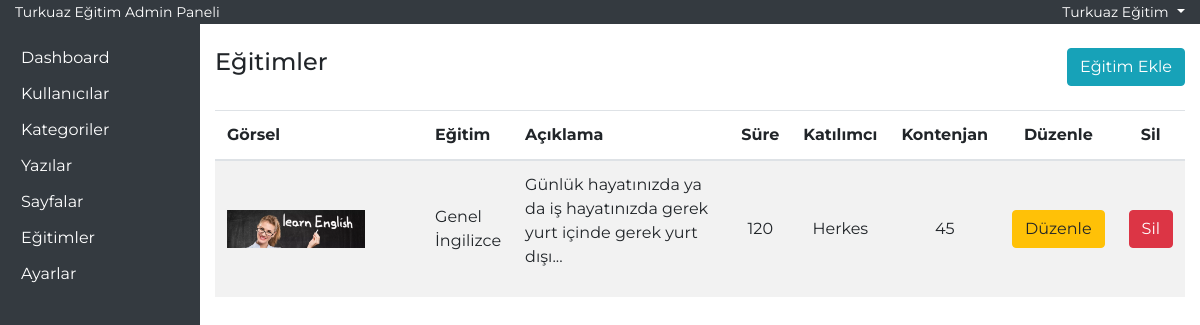
Before: /admin-yntm/egitimler.php (signed in) with the older database file.
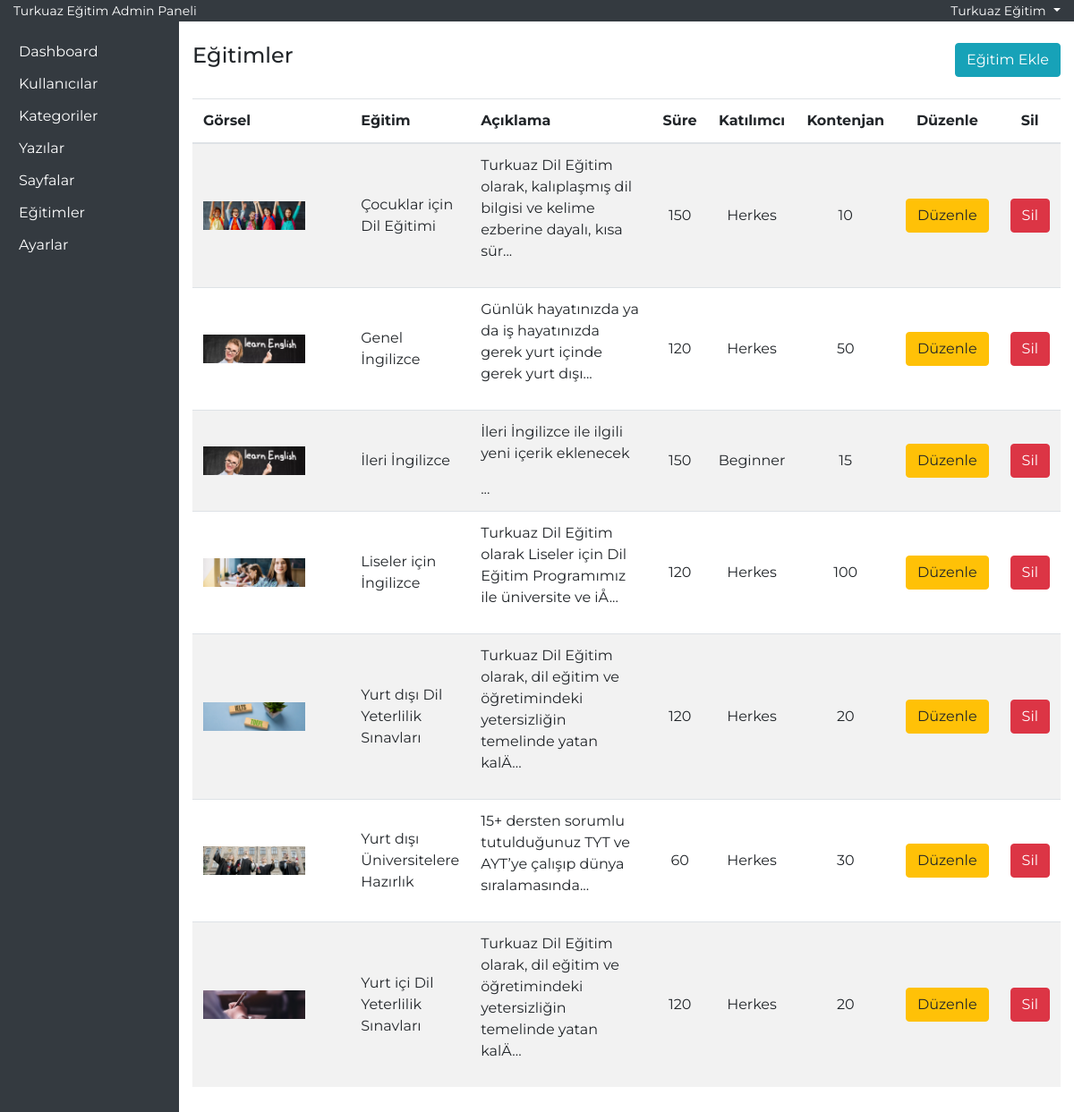
After: the same page with the newer database file.
### tables this page shows
CREATE TABLE IF NOT EXISTS `egitimler` (
  `id` int NOT NULL AUTO_INCREMENT,
  `egitimAdi` varchar(50) NOT NULL,
  `aciklama` text NOT NULL,
  `sure` int NOT NULL,
  `katilimci` varchar(25) NOT NULL,
  `kontenjan` int NOT NULL,
  `kategori` varchar(30) NOT NULL,
  `gorsel` varchar(100) NOT NULL,
  `video` varchar(150) NOT NULL,
  PRIMARY KEY (`id`)
);

### admin-yntm/egitimler.php (the view, shortened to what this page needs)
<?php
require_once('header.php');
?>
<div class="row">
    <div class="col-md-6">
        <h4>Eğitimler</h4>
    </div>
    <div class="col-md-6 text-right">
        <button type="button" class="btn btn-info" data-toggle="modal" data-target="#egitimekle">
            Eğitim Ekle
        </button>
    </div>
</div>
<section id="egitimList" class="mt-4">
    <div class="container-fluid">
        <div class="row">
            <div class="col-12 p-0">
                <table class="table table-striped">
                    <thead>
                        <tr>
                            <th>Görsel</th>
                            <th>Eğitim</th>
                            <th>Açıklama</th>
                            <th class="text-center">Süre</th>
                            <th class="text-center">Katılımcı</th>
                            <th class="text-center">Kontenjan</th>
                            <th class="text-center">Düzenle</th>
                            <th class="text-center">Sil</th>
                        </tr>
                    </thead>
                    <tbody>
                        <?php
                        $egitimList = $db->prepare('select * from egitimler order by egitimAdi asc');
                        $egitimList->execute();
                        if ($egitimList->rowCount()) {
                            foreach ($egitimList as $egitimListSatir) {
                        ?>
                                <tr>
                                    <td class="w-25"><img src="<?php echo $egitimListSatir['gorsel']; ?>" class="w-75"></td>
                                    <td><?php echo $egitimListSatir['egitimAdi']; ?></td>
                                    <td class="w-25"><?php echo substr($egitimListSatir['aciklama'], 0, 101); ?>...</td>
                                    <td class="text-center"><?php echo $egitimListSatir['sure']; ?></td>
                                    <td class="text-center"><?php echo $egitimListSatir['katilimci']; ?></td>
                                    <td class="text-center"><?php echo $egitimListSatir['kontenjan']; ?></td>
                                    <td class="text-center"><a href="egitimler.php?updateID=<?php echo $egitimListSatir['id']; ?>" class="btn btn-warning">Düzenle</a></td>
                                    <td class="text-center"><a href="egitimler.php?deleteID=<?php echo $egitimListSatir['id']; ?>" class="btn btn-danger">Sil</a></td>
                                </tr>
                        <?php
                            }
                        }
                        ?>
                    </tbody>
                </table>
            </div>
        </div>
    </div>
</section>
<?php require_once('footer.php'); ?>

### admin-yntm/header.php (shortened to what this page needs)
<!DOCTYPE html>
<html lang="tr">
<head>
    <link rel="stylesheet" href="../css/bootstrap.min.css">
    <link rel="stylesheet" href="../css/style.css">
</head>
<body>
    <section id="topBar" class="bg-dark text-white">
        <div class="container-fluid">
            <div class="row">
                <div class="col-md-6">
                    <small>Turkuaz Eğitim Admin Paneli</small>
                </div>
                <div class="col-md-6 text-right">
                    <div class="dropdown">
                        <a class="dropdown-toggle text-white" href="logout.php" role="button" data-toggle="dropdown" aria-expanded="false">
                            <small><?php echo $_SESSION['user']['adi']; ?></small>
                        </a>
                    </div>
                </div>
            </div>
        </div>
    </section>
    <section id="panel">
        <div class="container-fluid">
            <div class="row">
                <div class="col-md-2 bg-dark" style="min-height: 96.7vh;">
                    <ul class="list-group mt-3">
                        <li class="list-group-item"><a href="dashboard.php">Dashboard</a></li>
                        <li class="list-group-item"><a href="user.php">Kullanıcılar</a></li>
                        <li class="list-group-item"><a href="kategori.php">Kategoriler</a></li>
                        <li class="list-group-item"><a href="yazilar.php">Yazılar</a></li>
                        <li class="list-group-item"><a href="sayfalar.php">Sayfalar</a></li>
                        <li class="list-group-item"><a href="egitimler.php">Eğitimler</a></li>
                        <li class="list-group-item"><a href="ayarlar.php">Ayarlar</a></li>
                    </ul>
                </div>
                <div class="col-md-10 py-4">

### admin-yntm/footer.php (shortened to what this page needs)
</div>
            </div>
        </div>
    </section>
</body>
</html>

### css/style.css (style rules this page uses)
* { font-family: 'Montserrat', sans-serif; text-decoration: none !important; }
td { vertical-align: middle !important; }
#panel li { background-color: transparent !important; border:0px; padding:6px; }
#panel li a { color: #fff; }

Changed rows visible on the page:
added egitimler: gorsel (picture), egitimAdi "Çocuklar için Dil Eğitimi", aciklama "Turkuaz Dil Eğitim olarak, kalıplaşmış dil bilgisi ve kelime ezberine dayalı, kısa sür", sure "150", katilimci "Herkes", kontenjan "10"
changed egitimler "Genel İngilizce": kontenjan "45" → "50"
added egitimler: gorsel (picture), egitimAdi "İleri İngilizce", aciklama "İleri İngilizce ile ilgili yeni içerik eklenecek", sure "150", katilimci "Beginner", kontenjan "15"
added egitimler: gorsel (picture), egitimAdi "Liseler için İngilizce", aciklama "Turkuaz Dil Eğitim olarak Liseler için Dil Eğitim Programımız ile üniversite ve iÅ", sure "120", katilimci "Herkes", kontenjan "100"
added egitimler: gorsel (picture), egitimAdi "Yurt dışı Dil Yeterlilik Sınavları", aciklama "Turkuaz Dil Eğitim olarak, dil eğitim ve öğretimindeki yetersizliğin temelinde yatan kalÄ", sure "120", katilimci "Herkes", kontenjan "20"
added egitimler: gorsel (picture), egitimAdi "Yurt dışı Üniversitelere Hazırlık", aciklama "15+ dersten sorumlu tutulduğunuz TYT ve AYT’ye çalışıp dünya sıralamasında", sure "60", katilimci "Herkes", kontenjan "30"
added egitimler: gorsel (picture), egitimAdi "Yurt içi Dil Yeterlilik Sınavları", aciklama "Turkuaz Dil Eğitim olarak, dil eğitim ve öğretimindeki yetersizliğin temelinde yatan kalÄ", sure "120", katilimci "Herkes", kontenjan "20"
